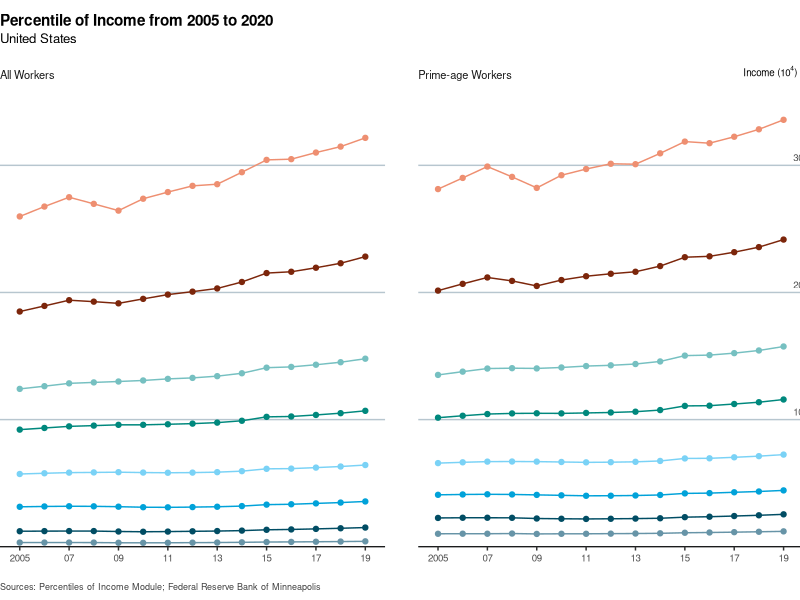
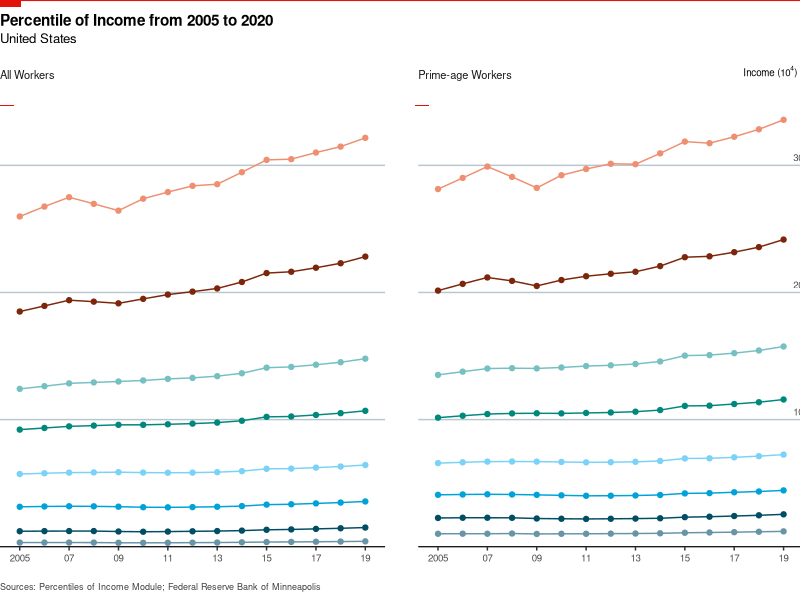

Recreate these plots in R, in order.
# This code is used for drawing the percentile of income from 2005 to 2019

# load packages
library(ggplot2)
library(ggthemes)
library(ggtext)
library(grid)

# load data
df = read.csv("data/derived/01_pctl_of_income_US.csv")

# drawing the line plot
p = ggplot(df) + 
  geom_line(aes(x = year, y = value, col = Percentile)) + ## add line
  geom_point(aes(x = year, y = value, col = Percentile)) + ## add point
  facet_wrap(~ samp) + ## facet by `samp` variable
  ## add title, subtitle, caption and axis titles
  labs(title = "Percentile of Income from 2005 to 2020",
       subtitle = "United States",
       x = "", y = expression("Income (10" ^ 4* ")"),
       caption = "Sources: Percentiles of Income Module; Federal Reserve Bank of Minneapolis") +
  ## adjust texts and breaks in x-axis and y-axis
  scale_x_continuous(expand = c(0, 0.8), 
                     breaks = seq(2005, 2020, 2),
                     labels = c("2005", "07", "09", "11", 
                               "13", "15", "17", "19")) + 
  scale_y_continuous(position = "right",
                     expand = c(0, 0),
                     limits = c(0, 345000),
                     breaks = seq(0, 340000, 100000),
                     labels = c("", "10", "20", "30")) + 
  ## change line colour
  scale_colour_economist() + 
  theme(
    ## set plot margin
    plot.margin = margin(t = 0, r = 2, b = 0, l = 0, unit = "pt"),
    
    ## remove background colour
    plot.background = element_rect(fill = "white"),
    
    ## adjust panel title and relative space
    strip.background = element_rect(color = NA, fill = NA), 
    strip.placement = "outside",
    strip.text = element_text(size = 8, margin = margin(6, 0 ,20, 0), 
                              hjust = 0, family = "sans"),
    strip.clip = "off",
    
    ## adjust space between panels 
    ## remove background colour
    ## remove unnecessary grid line and adjust grid line 
    panel.spacing.x = unit(24, "pt"),
    panel.background = element_rect(fill = "white"),
    panel.grid.major.x = element_blank(),
    panel.grid.minor.x = element_blank(),
    panel.grid.major.y = element_line(color = "#B7C6CF", linewidth = unit(.5, "pt")),
    panel.grid.minor.y = element_blank(),
    
    ## adjust legend
    ## remove background colour, text size, 
    ## remove title, change position and adjust space
    legend.background = element_blank(), 
    legend.text = element_text(size = 9, family = "sans"),
    legend.title = element_blank(),
    legend.key = element_blank(),
    legend.position = c(.87, 1.37),
    legend.spacing.x = unit(2, "pt"),
    legend.spacing.y = unit(1, "pt"),
    
    ## adjust axis text size, axis line colour and y-axis title 
    axis.text.x = element_text(size = 7, family = "sans"),
    axis.line.x  = element_line(color = "black", linewidth = unit(.4, "pt")),
    axis.ticks.y = element_blank(),
    axis.text.y.right = element_text(hjust = -1.3, vjust = -.5, 
                                     size = 7, family = "sans"),
    axis.title.y.right = element_text(vjust = 1.1, hjust = -1, angle = 0,
                                      size = 7, family = "sans",
                                      margin = margin(l = -65)),
    
    ## adjust title/subtitle/caption size, position, face, colour and space
    plot.title = element_text(size = 11, hjust = 0, face = "bold", 
                              family = "sans",
                              margin = margin(10, 0, 1.5, 0, "pt")),
    plot.subtitle = element_text(size = 9.5, hjust = 0, family = "sans",
                                 margin = margin(1, 0, 10, 0)),
    plot.caption = element_text(hjust = 0, vjust = 5, size = 6.5, colour = "#404040")) +
  # make legend become 2 rows
  guides(colour = guide_legend(nrow = 2, byrow = TRUE)) 

# Generate a ggplot2 plot grob.
p_grob <- ggplotGrob(p)

# open device to save plot
png("outputs/01_pctl_of_income_US/01_pctl_of_income_US_lineplot.png", 
    width = 8.5, height = 3.5, units = "in",
    res = 300)
## draw the grob
grid.draw(p_grob)
## add rotated tag
grid.lines(x = c(0, 1), y = 1, gp = gpar(col = "#E3120B", 
                                         lwd = unit(2, "points"))) 
grid.rect(x = unit(0, "npc"), y = 1, 
          width = unit(15, "points"), height = unit(5, "points"), 
          just = c("left", "top"),
          gp = gpar(fill = "#E3120B", lwd = 0))
## add marker for panels
grid.rect(x = 0, y = unit(.825, "npc"),
          width = unit(10, "points"), height = unit(1, "points"), 
          just = c("left", "top"),
          gp = gpar(fill = "#E3120B", lwd = 0))
grid.rect(x = unit(0.5, "npc") + unit(31, "points"), y = unit(.825, "npc"),
          width = unit(10, "points"), height = unit(1, "points"), 2, 
          just = c("left", "top"),
          gp = gpar(fill = "#E3120B", lwd = 0))
# Close the device
dev.off()
